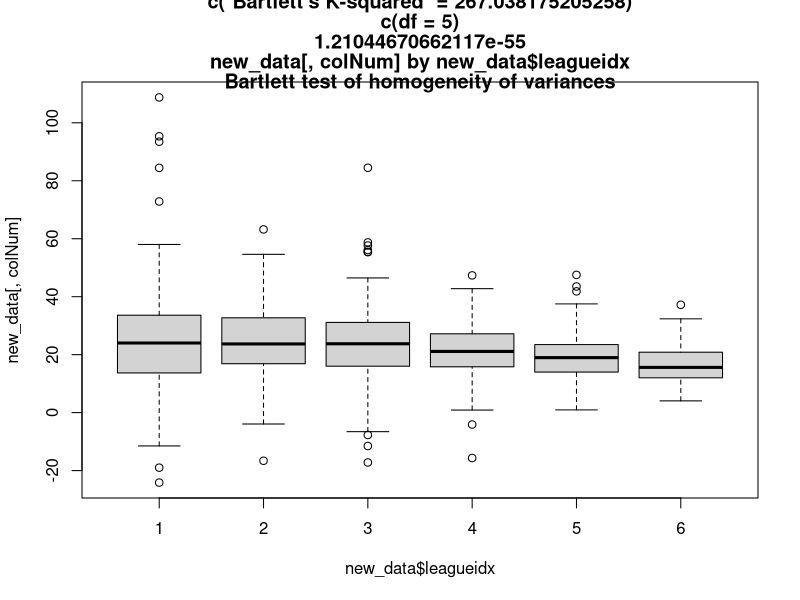
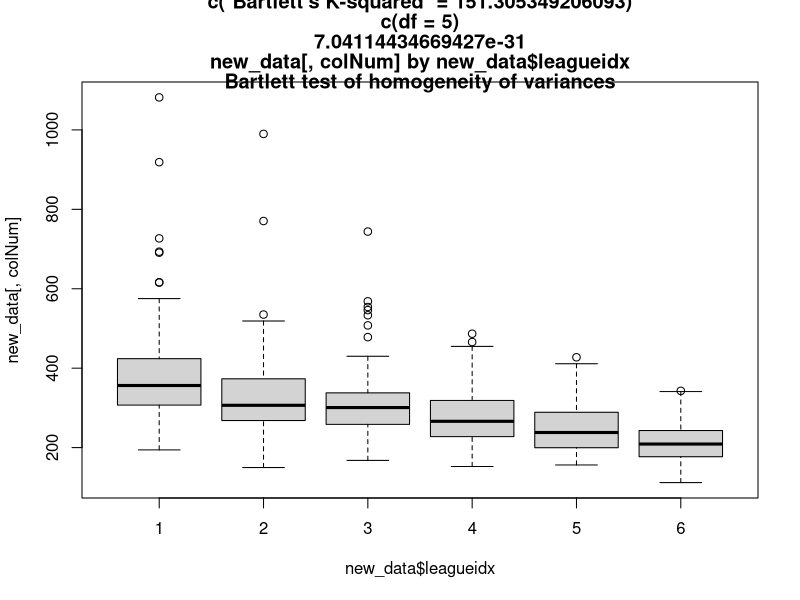
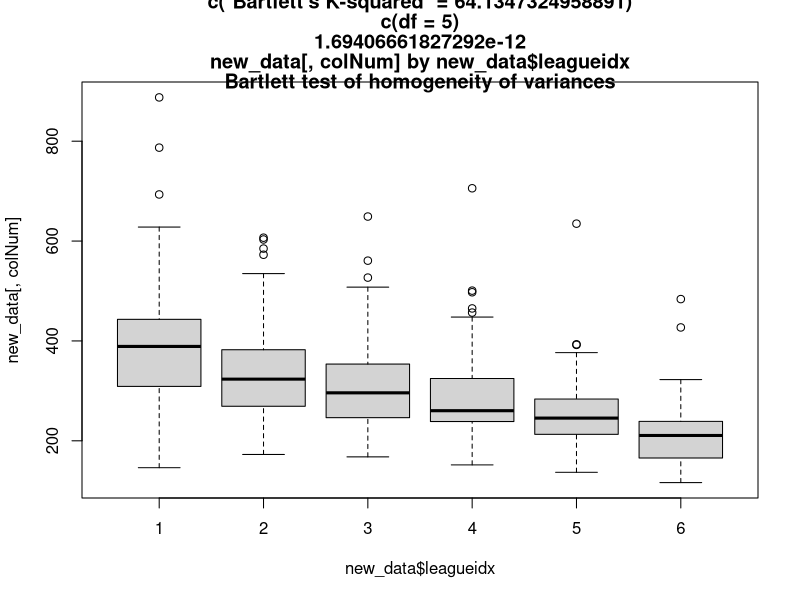
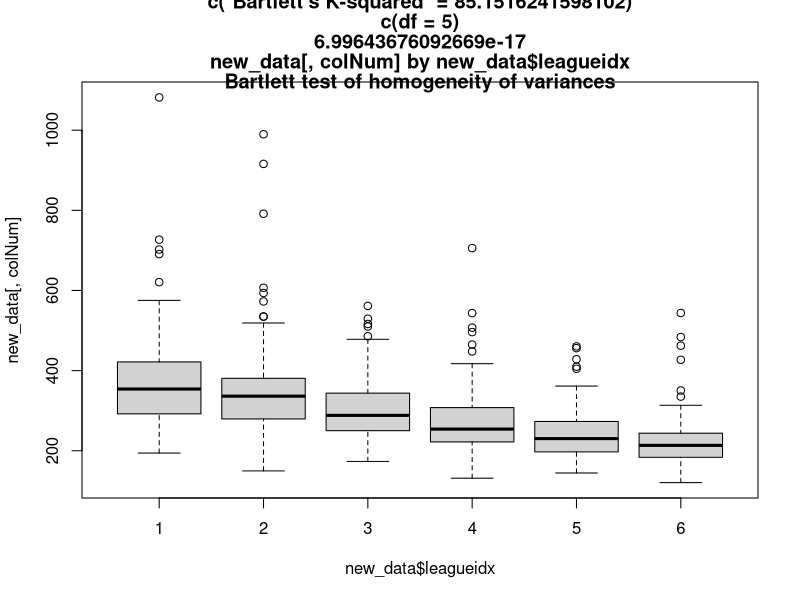
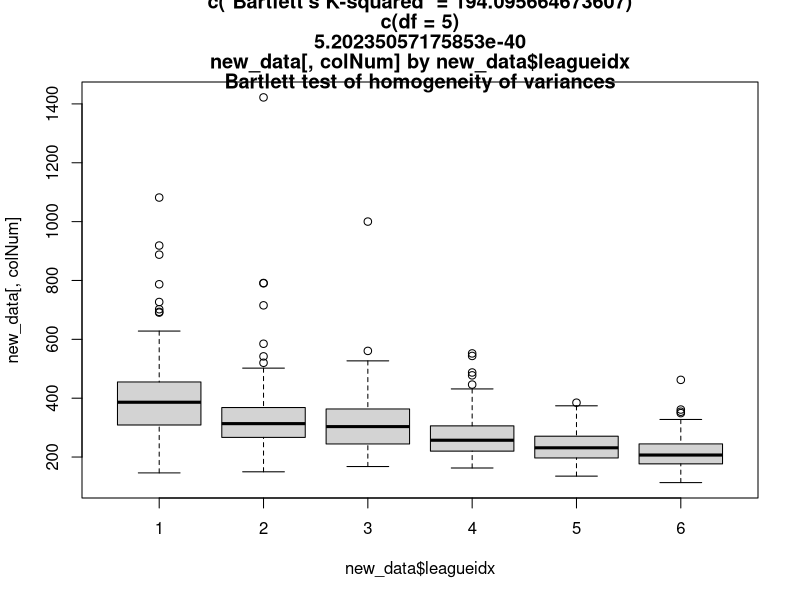
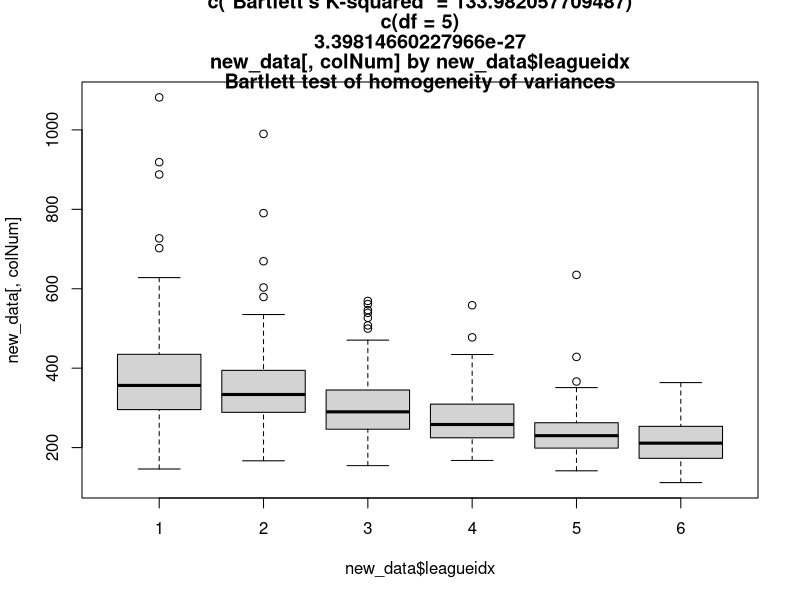
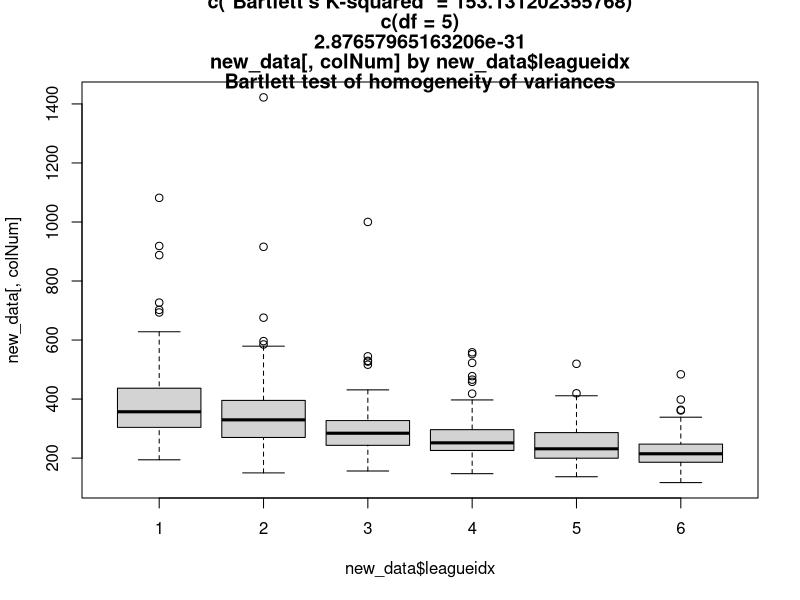
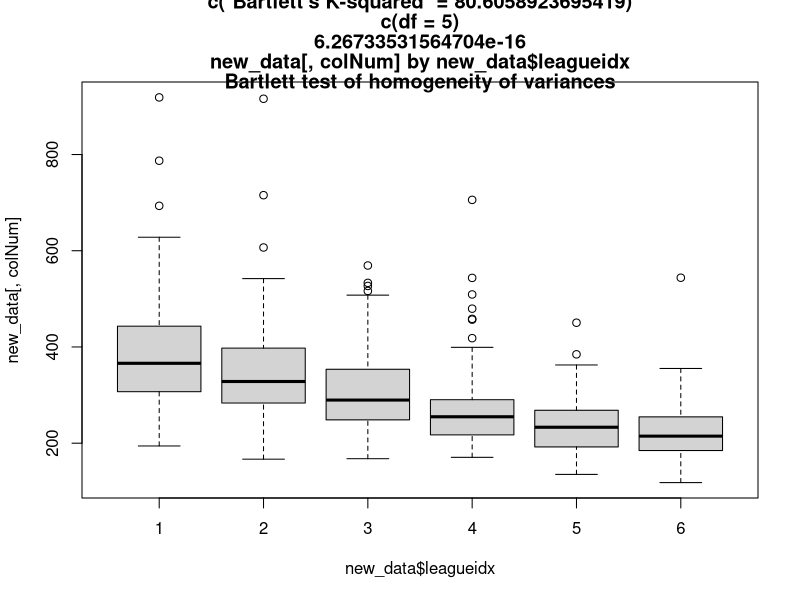

The R source for these figures, in order: (Note: this script raises an error after producing the figures.)
# author: Joe Thompson
# June 2019

# edited by Caitlyn McColeman to include PAC variables
# originally for DigitEyes, July 2019 submission

# Review: Jordan
# - Adding document outline headers
# - note: Basically 4 components: script, TukeyFoundationANOVA function, dataload from skilldependence Master Table, and data load for variables with their own csvs.
# - added "ordered = True" to Tukey test call
# - Note that "nSmallest" changes slightly based on data source
# - suggest including BANOVA support from Jasp for each measure:
#    - Pros: visuals, robust to distributional assumption violations and sample size differences between groups.
#    - Cons: No ability to order League for post-hoc test, and not exactly what was asked for.
#
#   Review action items: Joe
#
# Verified: TBD (Robin) 


# FIRST: ensure directory is the same structure as https://github.com/SFU-Cognitive-Science-Lab/DigitEyes, with a subfolder for each of data, analyses and figures


## PAC variables

data = read.csv("../data/skilldependencemastertable_final.csv", header = TRUE, sep = ",")

data$leagueidx=as.factor(data$leagueidx)
### Bootstrap Tukey

#should = 167 for the skilldependencemastertable
nSmallest = min(summary(data$leagueidx))

set.seed(1) # to make sampling reproducible

library(dplyr)

#set number of samples

Replications=50

#initialize, choose(6,2) = 15 rows
output=matrix(, nrow = 15, ncol = Replications)

TukeyFoundationANOVA=function(data, colNum, nSmallestGroup){
for (i in 1:Replications){

  #subsample
  new_data <- data %>% group_by(leagueidx) %>% sample_n(nSmallestGroup, replace=FALSE)
  new_data=data.frame(new_data)
  #aov and tukey
  Anova=aov(new_data[,colNum]~new_data$leagueidx)
  TUKEY=TukeyHSD(Anova,ordered = TRUE)$`new_data$leagueidx`[,4]
  #TUKEY=TukeyHSD(Anova)$`new_data$leagueidx`[,4]
  
  #record pvalues
  output[1:length(TUKEY),i]=TUKEY
  
  #### Debug Code: Comment out all of this to run this script for real ####
  unequalvariancetest=bartlett.test(new_data[,colNum]~new_data$leagueidx)
  boxplot(new_data[,colNum]~new_data$leagueidx, main=unequalvariancetest)
  readline(prompt="Joe's Dirty Debugger Activated [enter] to continue [esc] to abord")

  #### Debug Code part 2: Use this to run TukeyFoundationANOVA outside of a function for PACDur ####
  new_data=data
  colNum=1
  nSmallestGroup=100

}

#mean pvalues, and produce output
RowMEANZ=rowMeans(output)
FinalOutput=data.frame(as.factor(row.names(TukeyHSD(Anova)$`new_data$leagueidx`)),RowMEANZ, RowMEANZ<0.05)
names(FinalOutput)=c('Comparison','Mean PValue', 'significant')
FinalOutput
}

#### Skill Dependence Master Table data ####

#NVC
nvcPostHoc = TukeyFoundationANOVA(data,4,nSmallest)
write.table(nvcPostHoc, file = "NVCTukey", sep = "\t")
#FAL
FALPostHoc = TukeyFoundationANOVA(data,3,nSmallest)
write.table(FALPostHoc, file = "FALTukey", sep = "\t")
#BAL
BALPostHoc = TukeyFoundationANOVA(data,5,nSmallest)
write.table(BALPostHoc, file = "BALTukey", sep = "\t")
#fixdurationsmean
fixDurPostHoc = TukeyFoundationANOVA(data,2,nSmallest)
write.table(fixDurPostHoc, file = "fixDurTukey", sep = "\t")
#pacdurationsmean
PACPostHoc= TukeyFoundationANOVA(data,1,nSmallest)
write.table(PACPostHoc, file = "PACTukey", sep = "\t")

#### Efficiency measures  ####

#1) hotkey vs select
HKVsSel = read.csv("../data/hkVSSel.csv", header = TRUE, sep = ",")

# clean up HKVsSel
names(HKVsSel) <- c("X", "gameid", "row", "leagueidx", "HKSelCount", "X2", "leagueRedundant", "selCount", "ratioRec")
HKVsSel <- HKVsSel[HKVsSel$leagueidx != 7,]

HKVsSel$leagueidx <- factor(HKVsSel$leagueidx)
HKVsSel$leagueidx <- droplevels(HKVsSel$leagueidx)

# check counts: HKVsSel
grpSize = aggregate(ratioRec ~ leagueidx, data = HKVsSel, FUN = length)
nSmallest = min(grpSize$ratioRec)

#HKVsSelect ratio #####RCAB: Starting here, every first iteration of the Tukey script produces, on its first iteration, a distribution of scores that is in no way representative of the data.
HKVsSelPostHoc = TukeyFoundationANOVA(HKVsSel,9,nSmallest) # 9th column should be ratioRec; please check before reporting each time.
write.table(HKVsSelPostHoc, file = "HKSelTukey", sep = "\t")

#2) Off screen production
OffScreenProd = read.csv("../data/playerOnOffProduction.csv", header = TRUE, sep = ",")
OffScreenProd$leagueidx = factor(OffScreenProd$LeagueNum)

OffScreenProd = OffScreenProd[OffScreenProd$leagueidx != 7,]
grpSize = aggregate(OffScreenPercent ~ leagueidx, data = OffScreenProd, FUN = length)
nSmallest = min(grpSize$OffScreenPercent)

#Off screen ratio
OffScreenPostHoc = TukeyFoundationANOVA(OffScreenProd,8, nSmallest) # 8th column should be ratioRec; please check before reporting each time.
write.table(OffScreenPostHoc, file = "OffScreenTukey", sep = "\t")

#3) between fixation amplitude

SaccadeAmplitude = read.csv("../data/saccadeAmplitude.csv", header = TRUE, sep = ",")

SaccadeAmplitude$leagueidx = factor(SaccadeAmplitude$AllLeagueRec_Scouts)

SaccadeAmplitude = SaccadeAmplitude[SaccadeAmplitude$leagueidx != 7,]

SaccadeAmplitude = SaccadeAmplitude[is.finite(SaccadeAmplitude$Scouts),]

grpSize = aggregate(Scouts ~ leagueidx, data = SaccadeAmplitude, FUN = length) # check counts
nSmallest = min(grpSize$Scouts)

amplitudePostHoc = TukeyFoundationANOVA(SaccadeAmplitude,2, nSmallest) # 2nd column should be Scouts; please check before reporting each time.
#### RCAB: Ran Joe's debugger on this, and it only seems to operate properly on first iteration.
write.table(amplitudePostHoc, file = "AmplitudeTukey", sep = "\t")

#4) between fixation amplitude

#get fixrate data
SCFixRate = read.table('../data/SC2FixRate.csv', header = TRUE, sep = ",")
names(SCFixRate) = c("leagueID", "fixRate")

#drop gm
SCFixRate=SCFixRate[SCFixRate$leagueID<7,]

# Specify that the League Column is a Factor
SCFixRate$leagueidx = factor(SCFixRate$leagueID)

# Add an Indexing variable
gameIDRecord = 1:length(SCFixRate$leagueID)
SCFixRate = cbind(gameIDRecord, SCFixRate)

grpSize = aggregate(fixRate ~ leagueidx, data = SCFixRate, FUN = length) # check counts
nSmallest = min(grpSize$fixRate)

fixRatePostHoc = TukeyFoundationANOVA(SCFixRate,3,nSmallest)
#### RCAB: First iteration doesnt look anything like following iterations for this measure. variability does not seem representative of dataset
write.table(fixRatePostHoc, file = "AmplitudeTukey", sep = "\t")

## mini-map measures

#minimap attack
# this uses master table again. Therefore hte smallest sample size will be 167.

nSmallest = min(summary(data$leagueidx))

mmAttackPostHoc = TukeyFoundationANOVA(data,7, nSmallest)
write.table(mmAttackPostHoc, file = "mmAttackPostHoc", sep = "\t")
#minimap right click
mmRCPostHoc = TukeyFoundationANOVA(data,8, nSmallest)
write.table(mmRCPostHoc, file = "mmRCPostHoc", sep = "\t")
#minimap abilities
mmAbilitiesPostHoc =TukeyFoundationANOVA(data,9, nSmallest)
write.table(mmAbilitiesPostHoc, file = "mmAbilitiesPostHoc", sep = "\t")
